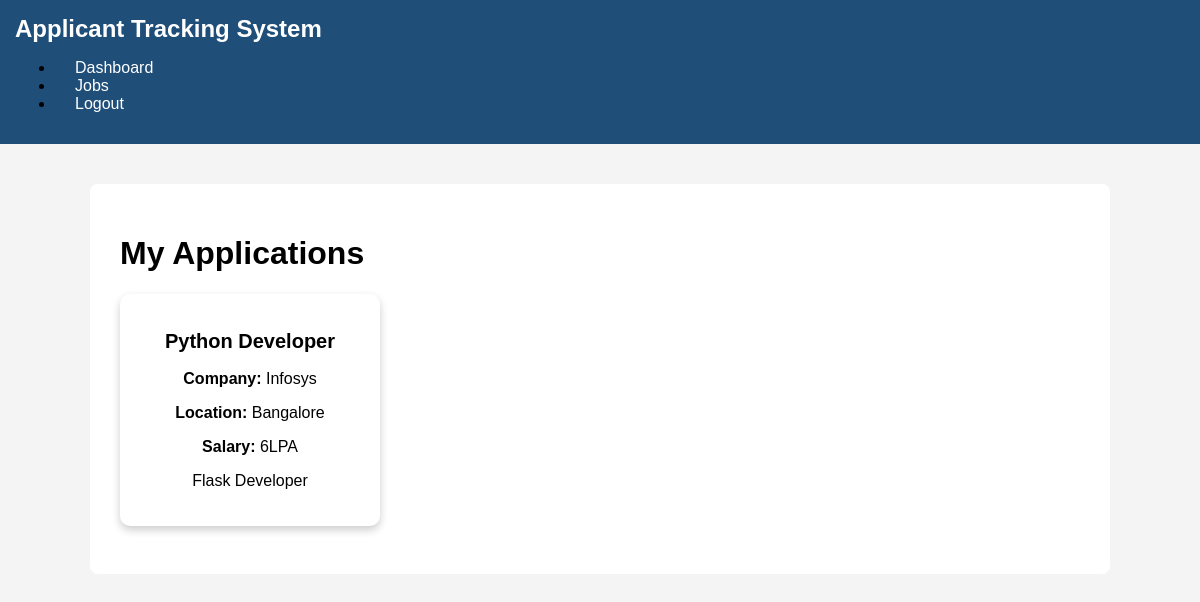
Page /my_applications (signed in) on the earlier database version.
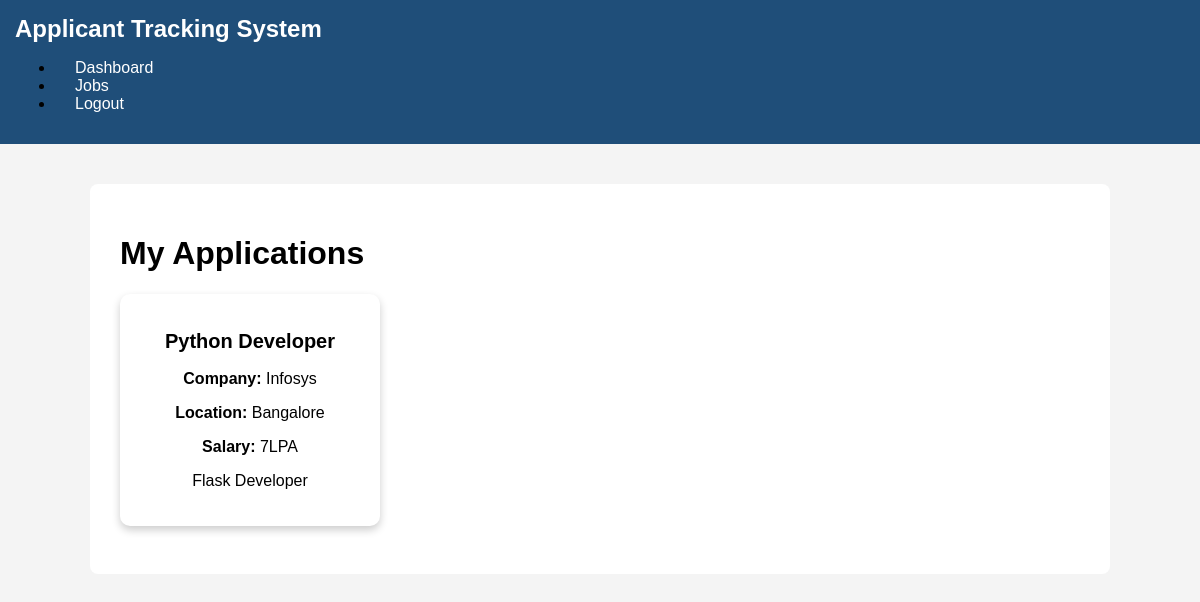
Same page on the later database version.
### app.py (models this page shows)
class Job(db.Model):
    id = db.Column(db.Integer, primary_key=True)
    title = db.Column(db.String(100), nullable=False)
    company = db.Column(db.String(100), nullable=False)
    location = db.Column(db.String(100), nullable=False)
    salary = db.Column(db.String(50))
    description = db.Column(db.Text)

### app.py (the view)
@app.route("/my_applications")
def my_applications():
    if "user_id" not in session:
        return redirect(url_for("login"))
    applications = (
        db.session.query(Job)
        .join(Application, Job.id == Application.job_id)
        .filter(Application.user_id == session["user_id"])
        .all()
    )
    return render_template(
        "my_applications.html",
        applications=applications
    )

### templates/my_applications.html (shortened to what this page needs)
<!DOCTYPE html>
<html>
<head>
    <link rel="stylesheet"
          href="{{ url_for('static', filename='style.css') }}">
</head>
<body>
<nav>
    <h2>Applicant Tracking System</h2>
    <ul>
        <li><a href="{{ url_for('dashboard') }}">Dashboard</a></li>
        <li><a href="{{ url_for('jobs') }}">Jobs</a></li>
        <li><a href="{{ url_for('logout') }}">Logout</a></li>
    </ul>
</nav>
<div class="container">
<h1>My Applications</h1>
{% if applications %}
    {% for job in applications %}
    <div class="card">
        <h2>{{ job.title }}</h2>
        <p><strong>Company:</strong> {{ job.company }}</p>
        <p><strong>Location:</strong> {{ job.location }}</p>
        <p><strong>Salary:</strong> {{ job.salary }}</p>
        <p>{{ job.description }}</p>
    </div>
    <br>
    {% endfor %}
{% else %}
<h3>No applications found.</h3>
{% endif %}
</div>
</body>
</html>

Differences in the rows shown:
changed Job "Python Developer": salary "6LPA" → "7LPA"
